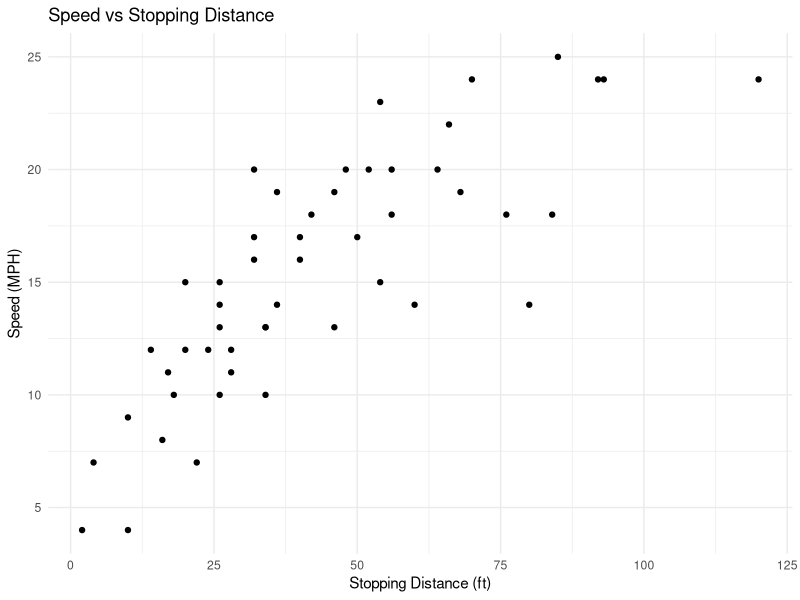

Source code (R):
## ---- chunk 1
knitr::opts_chunk$set(echo = TRUE)

library(tidyverse)
## ---- chunk 2

data(cars)


# make scatterplot of speed and dist

cars %>%
  ggplot() +
  geom_point(aes(x = dist, y = speed)) +
  theme_minimal() +
  labs(title = "Speed vs Stopping Distance",
      x = "Stopping Distance (ft)",
      y = "Speed (MPH)")
